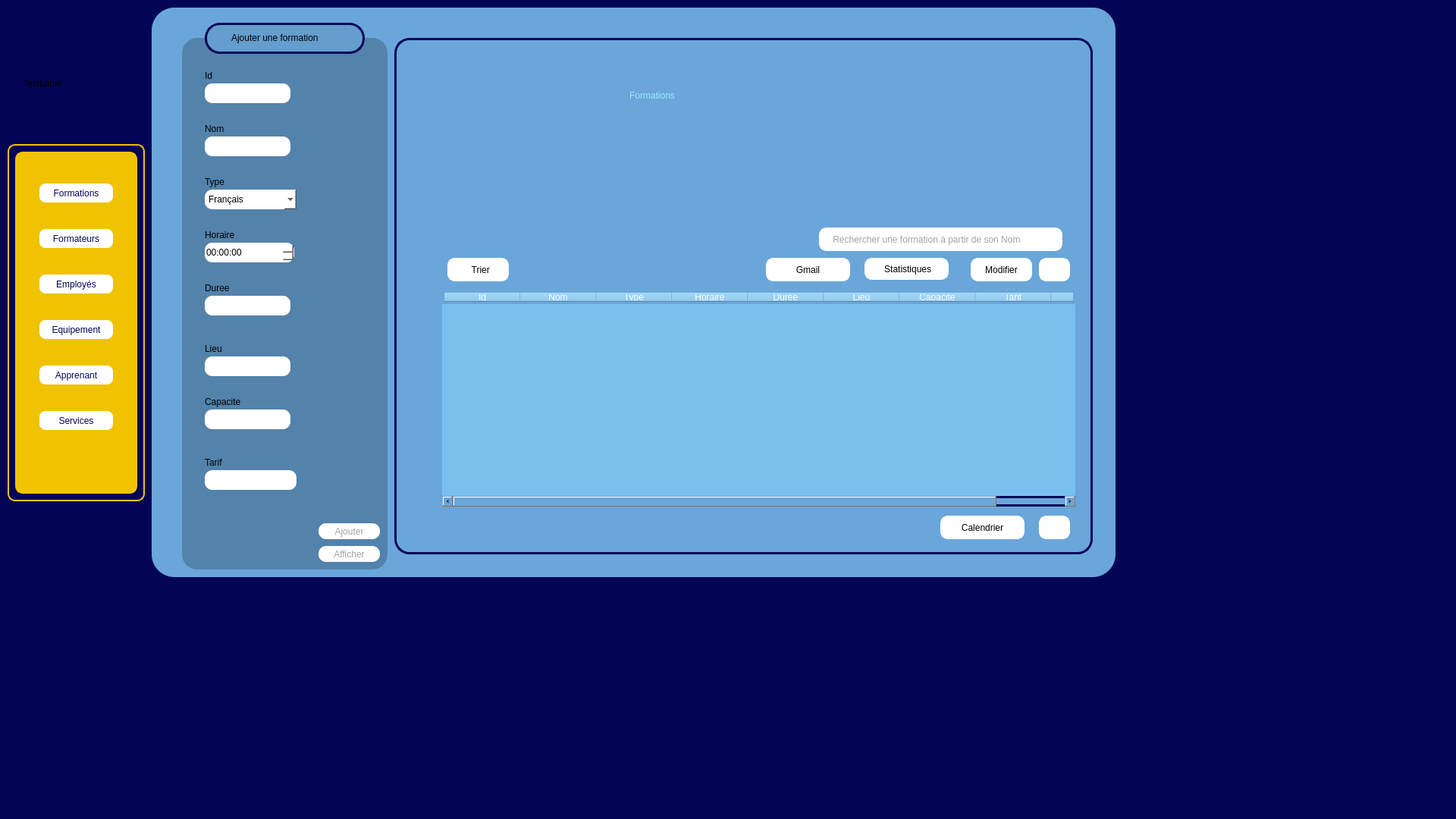
<?xml version="1.0" encoding="UTF-8"?>
<ui version="4.0">
 <class>formation</class>
 <widget class="QMainWindow" name="formation">
  <property name="geometry">
   <rect>
    <x>0</x>
    <y>0</y>
    <width>1920</width>
    <height>1080</height>
   </rect>
  </property>
  <property name="windowTitle">
   <string>formation</string>
  </property>
  <property name="styleSheet">
   <string notr="true">background-color: rgb(4, 4, 87);</string>
  </property>
  <widget class="QWidget" name="centralwidget">
   <widget class="QFrame" name="frame_5">
    <property name="geometry">
     <rect>
      <x>10</x>
      <y>190</y>
      <width>181</width>
      <height>471</height>
     </rect>
    </property>
    <property name="styleSheet">
     <string notr="true">
background-color: rgb(240, 195, 0);
border-radius:10px;
border: 2px solid #f0c300;
background-color: rgb(4, 4, 87);</string>
    </property>
    <property name="frameShape">
     <enum>QFrame::Shape::StyledPanel</enum>
    </property>
    <property name="frameShadow">
     <enum>QFrame::Shadow::Raised</enum>
    </property>
    <widget class="QFrame" name="frame">
     <property name="geometry">
      <rect>
       <x>10</x>
       <y>10</y>
       <width>161</width>
       <height>451</height>
      </rect>
     </property>
     <property name="styleSheet">
      <string notr="true">
background-color: rgb(240, 195, 0);
border-radius:10px;</string>
     </property>
     <property name="frameShape">
      <enum>QFrame::Shape::StyledPanel</enum>
     </property>
     <property name="frameShadow">
      <enum>QFrame::Shadow::Raised</enum>
     </property>
     <widget class="QPushButton" name="pushButton_11">
      <property name="geometry">
       <rect>
        <x>30</x>
        <y>160</y>
        <width>101</width>
        <height>29</height>
       </rect>
      </property>
      <property name="styleSheet">
       <string notr="true">QPushButton{
	font: 700 9pt &quot;Rockwell&quot;;
background-color: rgb(255, 255, 255);
	color: rgb(4, 4, 87);
	border-radius:10px;
	font: 700 8pt &quot;Rockwell&quot;;
}
QPushButton:hover{
	background-color: rgb(236, 236, 236);
	color: #000000;
	border: 1px solid #ffffff;
	border-radius:5px;
}</string>
      </property>
      <property name="text">
       <string>Employés</string>
      </property>
     </widget>
     <widget class="QPushButton" name="pushButton_12">
      <property name="geometry">
       <rect>
        <x>30</x>
        <y>220</y>
        <width>101</width>
        <height>29</height>
       </rect>
      </property>
      <property name="styleSheet">
       <string notr="true">QPushButton{
	font: 700 9pt &quot;Rockwell&quot;;
background-color: rgb(255, 255, 255);
	color: rgb(4, 4, 87);
	border-radius:10px;
	font: 700 8pt &quot;Rockwell&quot;;
}
QPushButton:hover{
	background-color: rgb(236, 236, 236);
	color: #000000;
	border: 1px solid #ffffff;
	border-radius:5px;
}</string>
      </property>
      <property name="text">
       <string>Equipement</string>
      </property>
     </widget>
     <widget class="QPushButton" name="pushButton_13">
      <property name="geometry">
       <rect>
        <x>30</x>
        <y>340</y>
        <width>101</width>
        <height>29</height>
       </rect>
      </property>
      <property name="styleSheet">
       <string notr="true">QPushButton{
	font: 700 9pt &quot;Rockwell&quot;;
background-color: rgb(255, 255, 255);
	color: rgb(4, 4, 87);
	border-radius:10px;
	font: 700 8pt &quot;Rockwell&quot;;
}
QPushButton:hover{
	background-color: rgb(236, 236, 236);
	color: #000000;
	border: 1px solid #ffffff;
	border-radius:5px;
}</string>
      </property>
      <property name="text">
       <string>Services</string>
      </property>
     </widget>
     <widget class="QPushButton" name="pushButton_14">
      <property name="geometry">
       <rect>
        <x>30</x>
        <y>280</y>
        <width>101</width>
        <height>29</height>
       </rect>
      </property>
      <property name="styleSheet">
       <string notr="true">QPushButton{
	font: 700 9pt &quot;Rockwell&quot;;
background-color: rgb(255, 255, 255);
	color: rgb(4, 4, 87);
	border-radius:10px;
	font: 700 8pt &quot;Rockwell&quot;;
}
QPushButton:hover{
	background-color: rgb(236, 236, 236);
	color: #000000;
	border: 1px solid #ffffff;
	border-radius:5px;
}</string>
      </property>
      <property name="text">
       <string>Apprenant</string>
      </property>
     </widget>
     <widget class="QPushButton" name="pushButton_16">
      <property name="geometry">
       <rect>
        <x>30</x>
        <y>40</y>
        <width>101</width>
        <height>29</height>
       </rect>
      </property>
      <property name="styleSheet">
       <string notr="true">QPushButton{

	font: 700 9pt &quot;Rockwell&quot;;
background-color: rgb(255, 255, 255);
	color: rgb(4, 4, 87);
	border-radius:10px;
	font: 700 8pt &quot;Rockwell&quot;;
}
QPushButton:hover{
	background-color: rgb(233, 233, 233);
	color: #000000;
	border: 1px solid #ffffff;
	border-radius:5px;
}</string>
      </property>
      <property name="text">
       <string>Formations</string>
      </property>
     </widget>
     <widget class="QPushButton" name="pushButton_17">
      <property name="geometry">
       <rect>
        <x>30</x>
        <y>100</y>
        <width>101</width>
        <height>29</height>
       </rect>
      </property>
      <property name="styleSheet">
       <string notr="true">QPushButton{

	font: 700 9pt &quot;Rockwell&quot;;
background-color: rgb(255, 255, 255);
	color: rgb(4, 4, 87);
	border-radius:10px;
	font: 700 8pt &quot;Rockwell&quot;;
}
QPushButton:hover{
	background-color: rgb(233, 233, 233);
	color: #000000;
	border: 1px solid #ffffff;
	border-radius:5px;
}</string>
      </property>
      <property name="text">
       <string>Formateurs</string>
      </property>
     </widget>
    </widget>
   </widget>
   <widget class="QWidget" name="Formateur" native="true">
    <property name="geometry">
     <rect>
      <x>200</x>
      <y>10</y>
      <width>1271</width>
      <height>751</height>
     </rect>
    </property>
    <property name="maximumSize">
     <size>
      <width>2000</width>
      <height>2000</height>
     </size>
    </property>
    <property name="baseSize">
     <size>
      <width>1000</width>
      <height>1000</height>
     </size>
    </property>
    <property name="mouseTracking">
     <bool>false</bool>
    </property>
    <property name="tabletTracking">
     <bool>false</bool>
    </property>
    <property name="autoFillBackground">
     <bool>false</bool>
    </property>
    <property name="styleSheet">
     <string notr="true">background-color: rgb(106, 166, 218);

border-radius:30px;</string>
    </property>
    <widget class="QFrame" name="frame_6">
     <property name="geometry">
      <rect>
       <x>40</x>
       <y>40</y>
       <width>271</width>
       <height>701</height>
      </rect>
     </property>
     <property name="styleSheet">
      <string notr="true">background-color: rgb(58, 196, 255);
background-color: rgb(83, 130, 171);
border-radius:20px;

</string>
     </property>
     <property name="frameShape">
      <enum>QFrame::Shape::StyledPanel</enum>
     </property>
     <property name="frameShadow">
      <enum>QFrame::Shadow::Raised</enum>
     </property>
     <widget class="QLineEdit" name="lineEditId">
      <property name="geometry">
       <rect>
        <x>30</x>
        <y>60</y>
        <width>113</width>
        <height>26</height>
       </rect>
      </property>
      <property name="styleSheet">
       <string notr="true">background-color: rgb(255, 255, 255);
border-radius:10px;
</string>
      </property>
      <property name="maxLength">
       <number>8</number>
      </property>
     </widget>
     <widget class="QLabel" name="label_contact_3">
      <property name="geometry">
       <rect>
        <x>30</x>
        <y>250</y>
        <width>63</width>
        <height>20</height>
       </rect>
      </property>
      <property name="text">
       <string>Horaire</string>
      </property>
     </widget>
     <widget class="QLabel" name="label_prenom_4">
      <property name="geometry">
       <rect>
        <x>30</x>
        <y>180</y>
        <width>63</width>
        <height>20</height>
       </rect>
      </property>
      <property name="text">
       <string>Type</string>
      </property>
     </widget>
     <widget class="QLineEdit" name="lineEdit_Nom">
      <property name="geometry">
       <rect>
        <x>30</x>
        <y>130</y>
        <width>113</width>
        <height>26</height>
       </rect>
      </property>
      <property name="styleSheet">
       <string notr="true">background-color: rgb(255, 255, 255);
border-radius:10px;</string>
      </property>
      <property name="maxLength">
       <number>20</number>
      </property>
     </widget>
     <widget class="QLabel" name="label_cin_4">
      <property name="geometry">
       <rect>
        <x>30</x>
        <y>40</y>
        <width>31</width>
        <height>20</height>
       </rect>
      </property>
      <property name="text">
       <string>Id</string>
      </property>
     </widget>
     <widget class="QLabel" name="label_cin_5">
      <property name="geometry">
       <rect>
        <x>30</x>
        <y>110</y>
        <width>41</width>
        <height>20</height>
       </rect>
      </property>
      <property name="text">
       <string>Nom</string>
      </property>
     </widget>
     <widget class="QLabel" name="label_embauhe_4">
      <property name="geometry">
       <rect>
        <x>30</x>
        <y>400</y>
        <width>131</width>
        <height>20</height>
       </rect>
      </property>
      <property name="text">
       <string>Lieu</string>
      </property>
     </widget>
     <widget class="QLineEdit" name="lineEdit_Ta">
      <property name="geometry">
       <rect>
        <x>30</x>
        <y>570</y>
        <width>121</width>
        <height>26</height>
       </rect>
      </property>
      <property name="styleSheet">
       <string notr="true">background-color: rgb(255, 255, 255);
border-radius:10px;
</string>
      </property>
      <property name="text">
       <string/>
      </property>
     </widget>
     <widget class="QLabel" name="label_contact_7">
      <property name="geometry">
       <rect>
        <x>30</x>
        <y>550</y>
        <width>191</width>
        <height>20</height>
       </rect>
      </property>
      <property name="text">
       <string>Tarif</string>
      </property>
     </widget>
     <widget class="QPushButton" name="pushButtonAjouter">
      <property name="geometry">
       <rect>
        <x>180</x>
        <y>640</y>
        <width>81</width>
        <height>21</height>
       </rect>
      </property>
      <property name="styleSheet">
       <string notr="true">QPushButton{
background-color: rgb(255, 255, 255);
color: rgb(162, 162, 162);
border-radius:10px;
}
QPushButton:hover{
	background-color: rgb(162, 162, 162);
	color: rgb(255, 255, 255);
}




</string>
      </property>
      <property name="text">
       <string>Ajouter</string>
      </property>
     </widget>
     <widget class="QComboBox" name="lineEdit_type">
      <property name="geometry">
       <rect>
        <x>30</x>
        <y>200</y>
        <width>121</width>
        <height>26</height>
       </rect>
      </property>
      <property name="styleSheet">
       <string notr="true">background-color: rgb(255, 255, 255);
border-radius:10px;</string>
      </property>
      <item>
       <property name="text">
        <string>Français</string>
       </property>
      </item>
      <item>
       <property name="text">
        <string>Anglais</string>
       </property>
      </item>
      <item>
       <property name="text">
        <string>Science</string>
       </property>
      </item>
      <item>
       <property name="text">
        <string>Physique</string>
       </property>
      </item>
      <item>
       <property name="text">
        <string>Arabe</string>
       </property>
      </item>
     </widget>
     <widget class="QLabel" name="label_contact_4">
      <property name="geometry">
       <rect>
        <x>30</x>
        <y>320</y>
        <width>63</width>
        <height>20</height>
       </rect>
      </property>
      <property name="text">
       <string>Duree</string>
      </property>
     </widget>
     <widget class="QLineEdit" name="lineEdit_D">
      <property name="geometry">
       <rect>
        <x>30</x>
        <y>340</y>
        <width>113</width>
        <height>26</height>
       </rect>
      </property>
      <property name="styleSheet">
       <string notr="true">background-color: rgb(255, 255, 255);
border-radius:10px;</string>
      </property>
     </widget>
     <widget class="QTimeEdit" name="lineEdit_h">
      <property name="geometry">
       <rect>
        <x>30</x>
        <y>270</y>
        <width>118</width>
        <height>26</height>
       </rect>
      </property>
      <property name="styleSheet">
       <string notr="true">background-color: rgb(255, 255, 255);
border-radius:10px;</string>
      </property>
     </widget>
     <widget class="QLineEdit" name="lineEdit_lieu">
      <property name="geometry">
       <rect>
        <x>30</x>
        <y>420</y>
        <width>113</width>
        <height>26</height>
       </rect>
      </property>
      <property name="styleSheet">
       <string notr="true">background-color: rgb(255, 255, 255);
border-radius:10px;</string>
      </property>
     </widget>
     <widget class="QLineEdit" name="lineEdit_Ca">
      <property name="geometry">
       <rect>
        <x>30</x>
        <y>490</y>
        <width>113</width>
        <height>26</height>
       </rect>
      </property>
      <property name="styleSheet">
       <string notr="true">background-color: rgb(255, 255, 255);
border-radius:10px;</string>
      </property>
     </widget>
     <widget class="QLabel" name="label_embauhe_6">
      <property name="geometry">
       <rect>
        <x>30</x>
        <y>470</y>
        <width>131</width>
        <height>20</height>
       </rect>
      </property>
      <property name="text">
       <string>Capacite</string>
      </property>
     </widget>
     <widget class="QPushButton" name="pushButtonAfficher">
      <property name="geometry">
       <rect>
        <x>180</x>
        <y>670</y>
        <width>81</width>
        <height>21</height>
       </rect>
      </property>
      <property name="styleSheet">
       <string notr="true">QPushButton{
background-color: rgb(255, 255, 255);
color: rgb(162, 162, 162);
border-radius:10px;
}
QPushButton:hover{
	background-color: rgb(162, 162, 162);
	color: rgb(255, 255, 255);
}




</string>
      </property>
      <property name="text">
       <string>Afficher</string>
      </property>
     </widget>
    </widget>
    <widget class="QFrame" name="frame_7">
     <property name="geometry">
      <rect>
       <x>70</x>
       <y>20</y>
       <width>211</width>
       <height>41</height>
      </rect>
     </property>
     <property name="styleSheet">
      <string notr="true">background-color: rgb(100, 157, 206);
border: 3px solid #040457;
border-radius:20px;</string>
     </property>
     <property name="frameShape">
      <enum>QFrame::Shape::StyledPanel</enum>
     </property>
     <property name="frameShadow">
      <enum>QFrame::Shadow::Raised</enum>
     </property>
     <widget class="QLabel" name="label_embauhe_5">
      <property name="geometry">
       <rect>
        <x>30</x>
        <y>10</y>
        <width>161</width>
        <height>20</height>
       </rect>
      </property>
      <property name="styleSheet">
       <string notr="true">background-color: rgb(100, 157, 206);
border: 2px solid #649dce;
</string>
      </property>
      <property name="text">
       <string>Ajouter une formation</string>
      </property>
     </widget>
    </widget>
    <widget class="QFrame" name="frame_8">
     <property name="geometry">
      <rect>
       <x>320</x>
       <y>40</y>
       <width>921</width>
       <height>681</height>
      </rect>
     </property>
     <property name="styleSheet">
      <string notr="true">border: 3px solid #040457;
border-radius:20px;
</string>
     </property>
     <property name="frameShape">
      <enum>QFrame::Shape::StyledPanel</enum>
     </property>
     <property name="frameShadow">
      <enum>QFrame::Shadow::Raised</enum>
     </property>
     <widget class="QTableWidget" name="tableFormations">
      <property name="geometry">
       <rect>
        <x>60</x>
        <y>330</y>
        <width>841</width>
        <height>291</height>
       </rect>
      </property>
      <property name="styleSheet">
       <string notr="true">background-color: rgb(121, 192, 239);
color: rgb(255, 255, 255);
border: 3px solid #6aa6da;
border-radius: 20px;
</string>
      </property>
      <property name="frameShadow">
       <enum>QFrame::Shadow::Sunken</enum>
      </property>
      <property name="lineWidth">
       <number>-7</number>
      </property>
      <property name="alternatingRowColors">
       <bool>false</bool>
      </property>
      <property name="rowCount">
       <number>0</number>
      </property>
      <property name="columnCount">
       <number>9</number>
      </property>
      <column>
       <property name="text">
        <string>Id</string>
       </property>
      </column>
      <column>
       <property name="text">
        <string>Nom</string>
       </property>
      </column>
      <column>
       <property name="text">
        <string>Type</string>
       </property>
      </column>
      <column>
       <property name="text">
        <string>Horaire</string>
       </property>
      </column>
      <column>
       <property name="text">
        <string>Duree</string>
       </property>
      </column>
      <column>
       <property name="text">
        <string>Lieu</string>
       </property>
      </column>
      <column>
       <property name="text">
        <string>Capacite</string>
       </property>
      </column>
      <column>
       <property name="text">
        <string>Tarif</string>
       </property>
      </column>
      <column>
       <property name="text">
        <string/>
       </property>
      </column>
     </widget>
     <widget class="QLineEdit" name="lineEdit_RECHERCHE_2">
      <property name="geometry">
       <rect>
        <x>560</x>
        <y>250</y>
        <width>321</width>
        <height>31</height>
       </rect>
      </property>
      <property name="styleSheet">
       <string notr="true">background-color: rgb(255, 255, 255);
border-radius:10px;
border: 3px solid #ffffff;
color: rgb(162, 162, 162);</string>
      </property>
      <property name="text">
       <string>    Rechercher une formation à partir de son Nom</string>
      </property>
     </widget>
     <widget class="QPushButton" name="pushButtonModifier">
      <property name="geometry">
       <rect>
        <x>760</x>
        <y>290</y>
        <width>81</width>
        <height>31</height>
       </rect>
      </property>
      <property name="styleSheet">
       <string notr="true">QPushButton{
background-color: rgb(255, 255, 255);
border-radius:10px;
border: 3px solid #ffffff;
}
QPushButton:hover{
	background-color: rgb(220, 220, 220);
	color: rgb(90, 90, 90);

	border-radius:10px;
}
</string>
      </property>
      <property name="text">
       <string>Modifier</string>
      </property>
     </widget>
     <widget class="QPushButton" name="pushButtonsupprimer">
      <property name="geometry">
       <rect>
        <x>850</x>
        <y>290</y>
        <width>41</width>
        <height>31</height>
       </rect>
      </property>
      <property name="styleSheet">
       <string notr="true">QPushButton{
background-color: rgb(255, 255, 255);
border-radius:10px;
border: 3px solid #ffffff;
}
QPushButton:hover{
	background-color: rgb(220, 220, 220);
	color: rgb(90, 90, 90);

	border-radius:10px;
}
</string>
      </property>
      <property name="text">
       <string/>
      </property>
      <property name="icon">
       <iconset resource="ressource.qrc">
        <normaloff>:/supp/supp.jpg</normaloff>:/supp/supp.jpg</iconset>
      </property>
     </widget>
     <widget class="QPushButton" name="pushButtonTrier">
      <property name="geometry">
       <rect>
        <x>70</x>
        <y>290</y>
        <width>81</width>
        <height>31</height>
       </rect>
      </property>
      <property name="styleSheet">
       <string notr="true">QPushButton{
background-color: rgb(255, 255, 255);
border-radius:10px;
border: 3px solid #ffffff;
}
QPushButton:hover{
	background-color: rgb(220, 220, 220);
	color: rgb(90, 90, 90);

	border-radius:10px;
}
</string>
      </property>
      <property name="text">
       <string>  Trier</string>
      </property>
      <property name="icon">
       <iconset resource="ressource.qrc">
        <normaloff>:/trier/Trier.jpg</normaloff>:/trier/Trier.jpg</iconset>
      </property>
      <property name="autoRepeatInterval">
       <number>97</number>
      </property>
     </widget>
     <widget class="QPushButton" name="pushButton_20">
      <property name="geometry">
       <rect>
        <x>850</x>
        <y>630</y>
        <width>41</width>
        <height>31</height>
       </rect>
      </property>
      <property name="styleSheet">
       <string notr="true">QPushButton{
background-color: rgb(255, 255, 255);
border-radius:10px;
border: 3px solid #ffffff;
}
QPushButton:hover{
	background-color: rgb(220, 220, 220);
	color: rgb(90, 90, 90);

	border-radius:10px;
}
</string>
      </property>
      <property name="text">
       <string/>
      </property>
      <property name="icon">
       <iconset resource="ressource.qrc">
        <normaloff>:/telech/telech.jpg</normaloff>:/telech/telech.jpg</iconset>
      </property>
     </widget>
     <widget class="QLabel" name="label_2">
      <property name="geometry">
       <rect>
        <x>310</x>
        <y>50</y>
        <width>331</width>
        <height>51</height>
       </rect>
      </property>
      <property name="styleSheet">
       <string notr="true">background-color: rgb(106, 166, 218);
color: rgb(83, 130, 171);
color: rgb(157, 235, 255);
border: none;
font: 30pt &quot;Rockwell&quot;;</string>
      </property>
      <property name="text">
       <string>Formations</string>
      </property>
     </widget>
     <widget class="QPushButton" name="pushButton_stat">
      <property name="geometry">
       <rect>
        <x>620</x>
        <y>290</y>
        <width>111</width>
        <height>29</height>
       </rect>
      </property>
      <property name="styleSheet">
       <string notr="true">QPushButton{
background-color: rgb(255, 255, 255);
border-radius:10px;
border: 3px solid #ffffff;
}
QPushButton:hover{
	background-color: rgb(220, 220, 220);
	color: rgb(90, 90, 90);

	border-radius:10px;
}
</string>
      </property>
      <property name="text">
       <string> Statistiques</string>
      </property>
      <property name="icon">
       <iconset resource="ressource.qrc">
        <normaloff>:/stat/stat.jpg</normaloff>:/stat/stat.jpg</iconset>
      </property>
     </widget>
     <widget class="QPushButton" name="pushButton_46">
      <property name="geometry">
       <rect>
        <x>490</x>
        <y>290</y>
        <width>111</width>
        <height>31</height>
       </rect>
      </property>
      <property name="styleSheet">
       <string notr="true">QPushButton{
background-color: rgb(255, 255, 255);
border-radius:10px;
border: 3px solid #ffffff;
}
QPushButton:hover{
	background-color: rgb(220, 220, 220);
	color: rgb(90, 90, 90);

	border-radius:10px;
}
</string>
      </property>
      <property name="text">
       <string>Gmail</string>
      </property>
     </widget>
     <widget class="QPushButton" name="pushButton_47">
      <property name="geometry">
       <rect>
        <x>720</x>
        <y>630</y>
        <width>111</width>
        <height>31</height>
       </rect>
      </property>
      <property name="styleSheet">
       <string notr="true">QPushButton{
background-color: rgb(255, 255, 255);
border-radius:10px;
border: 3px solid #ffffff;
}
QPushButton:hover{
	background-color: rgb(220, 220, 220);
	color: rgb(90, 90, 90);

	border-radius:10px;
}
</string>
      </property>
      <property name="text">
       <string>Calendrier</string>
      </property>
      <property name="icon">
       <iconset resource="ressource.qrc">
        <normaloff>:/calendrier/d47c1ced-b41a-49dd-b864-317382d52708.jpg</normaloff>:/calendrier/d47c1ced-b41a-49dd-b864-317382d52708.jpg</iconset>
      </property>
     </widget>
    </widget>
   </widget>
   <widget class="QLabel" name="label">
    <property name="geometry">
     <rect>
      <x>20</x>
      <y>20</y>
      <width>161</width>
      <height>151</height>
     </rect>
    </property>
    <property name="text">
     <string/>
    </property>
    <property name="pixmap">
     <pixmap resource="ressource.qrc">:/img/34e0dfa3-771e-477d-9d87-357bb95400d1-removebg-preview.png</pixmap>
    </property>
    <property name="scaledContents">
     <bool>true</bool>
    </property>
   </widget>
   <widget class="QLabel" name="label_3">
    <property name="geometry">
     <rect>
      <x>30</x>
      <y>100</y>
      <width>63</width>
      <height>20</height>
     </rect>
    </property>
    <property name="text">
     <string>TextLabel</string>
    </property>
   </widget>
  </widget>
  <widget class="QMenuBar" name="menubar">
   <property name="geometry">
    <rect>
     <x>0</x>
     <y>0</y>
     <width>1920</width>
     <height>26</height>
    </rect>
   </property>
  </widget>
  <widget class="QStatusBar" name="statusbar"/>
 </widget>
 <resources>
  <include location="ressource.qrc"/>
 </resources>
 <connections/>
</ui>
